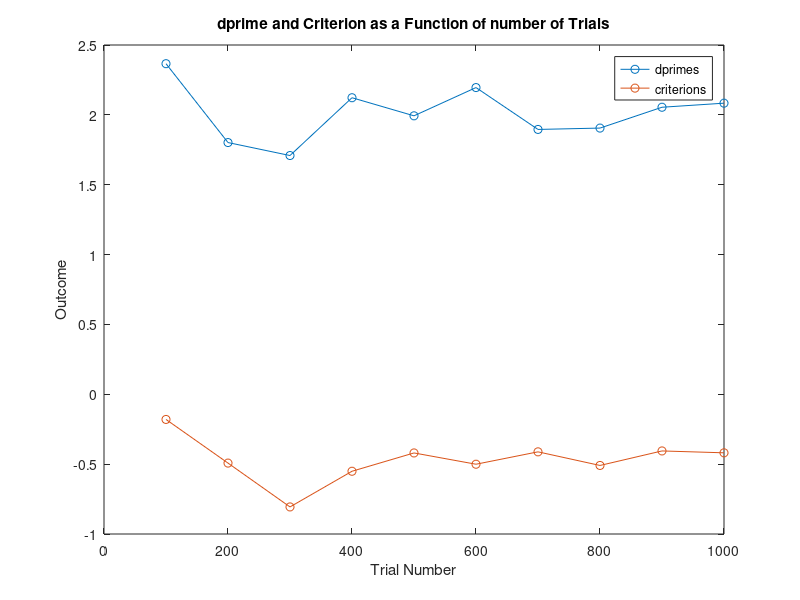

Source code (MATLAB): (Note: this script raises an error after producing the figure.)
%% Combined Distribution Simulator

%First Initialization
c = 0.5; % criterion
signalMean = 2; % Mean of Signal Distribution
Var = 1; % Variance
tRound = 100:100:1000; %vector for dif trial rounds
MasterStruct = struct('dprimes', [], 'criterions',[]); %contains the criterion and dprimes of different tRounds
tRound_container = cell(max(tRound),10);%contains outcomes for each number round of trials

%% Simulation loop
for  nSimTrials = 1:length(tRound) %creates for loop that will run different rounds of trials

    %initialization for each tRound

    signal = normrnd(0, Var,[1,tRound(nSimTrials)]);
    pCatch = 0.2; % proportion of catch trials
    trialType = rand(1,tRound(nSimTrials)); % uniform distribtion
    signalTrialIdx = trialType > pCatch; % Idx of where signal occurs
    signal(signalTrialIdx) = normrnd(signalMean, Var, [1, sum(signalTrialIdx)]);
    % Vector of the signal, the signal the animal sees whether or not there was
    % a stimulus

    for trialNum = 1:tRound(nSimTrials) %for loop for generating outcomes

        % Not a catch trial
        if signalTrialIdx(trialNum) == 1
            if signal(trialNum) > c
                tRound_container{trialNum,nSimTrials} = 'hit';
            elseif signal(trialNum) <= c
                tRound_container{trialNum,nSimTrials} = 'miss';
            end

            % Catch Trial
        elseif signalTrialIdx(trialNum) == 0
            if signal(trialNum) > c
                tRound_container{trialNum,nSimTrials}= 'fa';
            elseif signal(trialNum) <= c
                tRound_container{trialNum,nSimTrials} = 'cr';
            end
        end
    end
end

  %% Summary stats

% Propotion hits (hit rate) 
num_hits = sum(cellfun(@(x) strcmp('hit',x), tRound_container));
denom_hits = sum(cellfun(@(x) strcmp('hit',x), tRound_container)) + ...
    sum(cellfun(@(x) strcmp('miss',x), tRound_container));
% Propotion miss (miss rate) 
num_miss = sum(cellfun(@(x) strcmp('miss',x), tRound_container));
denom_miss = sum(cellfun(@(x) strcmp('hit',x), tRound_container)) + ...
    sum(cellfun(@(x) strcmp('miss',x), tRound_container));
% Propotion FA (FA rate)
num_fa = sum(cellfun(@(x) strcmp('fa',x), tRound_container));
denom_fa = sum(cellfun(@(x) strcmp('fa',x), tRound_container)) + ...
    sum(cellfun(@(x) strcmp('cr',x), tRound_container));
% Propotion CR (CR rate)
num_cr = sum(cellfun(@(x) strcmp('cr',x), tRound_container));
denom_cr = sum(cellfun(@(x) strcmp('fa',x), tRound_container)) + ...
    sum(cellfun(@(x) strcmp('cr',x), tRound_container));

% compute outcomes rates
hitRate = num_hits./denom_hits;
faRate = num_fa./denom_fa;
missRate = num_miss./denom_miss;
crRate = num_cr./denom_cr;


for simRound = 1:length(hitRate)
    if hitRate(simRound) == 1
        hitRate(simRound) = 0.999;
    end
    if faRate(simRound) == 1
        faRate(simRound) = 0.999;
    end
end

%dprime computation
dprime = norminv(hitRate) - norminv(faRate);
%criterion computation
criterion = -(1/2*(norminv(hitRate) + norminv(faRate)));

% Output Results
for simRound = 1:length(dprime)
    MasterStruct.dprimes(simRound) = dprime(simRound);
    MasterStruct.criterions(simRound) = criterion(simRound);
end

%% Plots
%Compares dprimes and criterions across rounds of simulation trials

figure;
plot(tRound,MasterStruct.dprimes,'-o')
hold on
plot(tRound,MasterStruct.criterions,'-o')
hold off
title('dprime and Criterion as a Function of number of Trials')
xlabel('Trial Number')
ylabel('Outcome')
legend_dprime = legend('dprimes','criterions')
fontsize(gca,13,"pixels")

%Compares outcome probabilities across rounds of simulation trials

figure;
hold on
plot(tRound,hitRate);
plot(tRound,faRate);
plot(tRound,missRate);
plot(tRound,crRate);
hold off
title('Outcome Probability as a Function of Trial Round')
xlabel('Trial Round')
ylabel('Outcome Probability')
legend_dprime = legend('Hits','False Alarms','Misses','Correct Rejections')
legend_dprime.Location = "bestoutside"
fontsize(gca,13,"pixels")


%Compares outcome probabilities across dprimes and criterions
%bar graph version

% figure;
% bar(hitRate,missRate,faRate)
% hist(faRate(1))
% hist(missRate(1))
% hist(crRate(1))
% hold off

%plot graph version

%dprime

figure;
plot(MasterStruct.dprimes,hitRate,'-o',MasterStruct.dprimes, ...
    faRate,'-o', MasterStruct.dprimes,missRate,'-o', MasterStruct.dprimes,crRate,'-o'); 
title('Outcome Probability as a Function of dprime')
xlabel('dprime')
ylabel('Outcome probability')
legend_dprime = legend('Hits','False Alarms','Misses','Correct Rejections')
legend_dprime.Location = "bestoutside"
fontsize(gca,13,"pixels")


%criterion

figure;
plot(MasterStruct.criterions,hitRate,'-o',MasterStruct.criterions, ...
    faRate,'-o', MasterStruct.criterions,missRate,'-o', MasterStruct.criterions,crRate,'-o'); 
title('Outcome Probability as a Function of Criterion')
xlabel('criterion')
ylabel('Outcome probability')
legend_criterion = legend('Hits','False Alarms','Misses','Correct Rejections')
legend_criterion.Location = "bestoutside"
fontsize(gca,13,"pixels")




%% 
% We don't gain much after 500 trials per simulation

% Run sims with 500 trials

% sweep a range of d' and c
%range for d' = 0 : 4  for 0.5 interval
%range of criterion = -1 : 1 for 0.5 interval

% nested for loops (for d, for c)

% for each round of simulation
% Proportion of hits, miss, fa, cr

% Experiment with visualization
% One plot for each measure (hit plot, miss plot)
% one axes is d', one is going be c
% 3d plots, usually are heatmap

% Bar Graph
% with d' and c (2 rows on bottom of bar)
% could make one bar graph per outcome type (H, M, FA, CR)
% You could combine, and color code bars by outcome
% show each type together for each, d'; c









